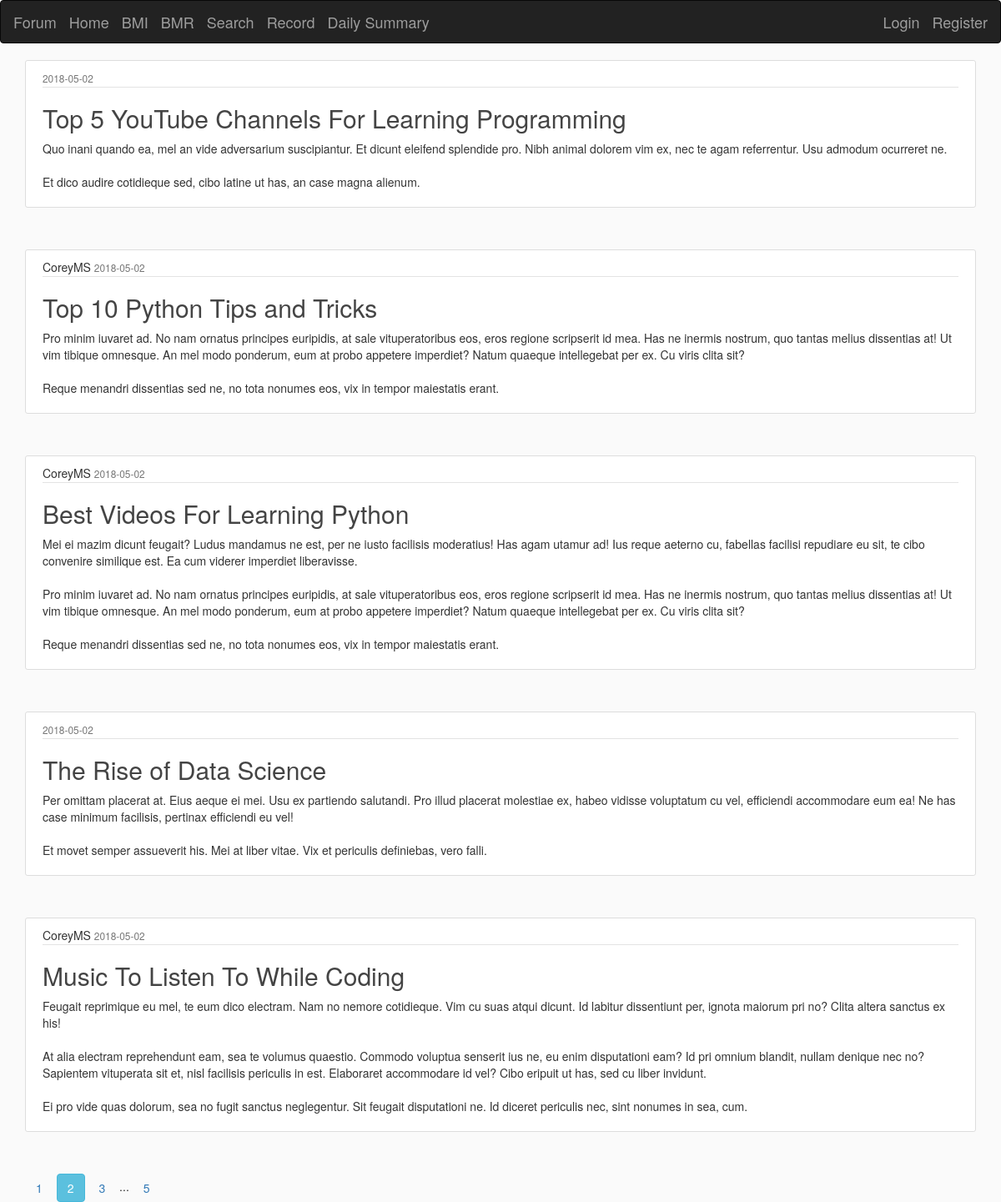
The page /home?page=2 on the database its author committed.
### app_folder/models.py (models this page shows, shortened)
class Post(db.Model):
    id = db.Column(db.Integer, primary_key=True)
    title = db.Column(db.String(100), nullable=False)
    date_posted = db.Column(db.DateTime, nullable=False, default=datetime.utcnow)
    content = db.Column(db.Text, nullable=False)
    user_id = db.Column(db.Integer, db.ForeignKey('user.id'), nullable=False)

class User(db.Model, UserMixin):
    id = db.Column(db.Integer, primary_key=True)
    username = db.Column(db.String(20), unique=True, nullable=False)
    email = db.Column(db.String(120), unique=True, nullable=False)
    password = db.Column(db.String(60), nullable=False)
    posts = db.relationship('Post', backref='author', lazy=True)

### app_folder/routes.py (the view)
@app.route("/")
@app.route("/home")
def home():
    page = request.args.get('page', 1, type=int)
    posts = Post.query.order_by(Post.date_posted.desc()).paginate(page=page, per_page=5)
    return render_template('home.html', posts=posts)

### app_folder/templates/home.html
{% extends "layout.html" %}
{% block content %}
    {% for post in posts.items %}
        <article class="media content-section">
          <div class="media-body">
            <div class="article-metadata">
              <span class="mr-2" >{{ post.author.username }}</span>
              <small class="text-muted">{{ post.date_posted.strftime('%Y-%m-%d') }}</small>
            </div>
            <h2><span class="article-title" >{{ post.title }}</span></h2>
            <p class="article-content">{{ post.content }}</p>
          </div>
        </article>
    {% endfor %}
    {% for page_num in posts.iter_pages(left_edge=1, right_edge=1, left_current=1, right_current=2) %}
      {% if page_num %}
        {% if posts.page == page_num %}
          <a class="btn btn-info mb-4" href="{{ url_for('home', page=page_num) }}">{{ page_num }}</a>
        {% else %}
          <a class="btn btn-outline-info mb-4" href="{{ url_for('home', page=page_num) }}">{{ page_num }}</a>
        {% endif %}
      {% else %}
        ...
      {% endif %}
    {% endfor %}
{% endblock content %}

### app_folder/static/main.css (style rules this page uses)
body { background: #fafafa; color: #333333; }
h1, h2, h3, h4, h5, h6 { color: #444444; }
.content-section { background: #ffffff; padding: 10px 20px; border: 1px solid #dddddd; border-radius: 3px; margin-bottom: 50px; }
.article-title { color: #444444; }
.article-content { white-space: pre-line; }
.article-metadata { padding-bottom: 1px; margin-bottom: 4px; border-bottom: 1px solid #e3e3e3 }

### rows shown on the page
Post: date_posted "2018-05-02", title "Top 5 YouTube Channels For Learning Programming", content "Quo inani quando ea, mel an vide adversarium suscipiantur. Et dicunt eleifend splendide pro. Nibh animal dolorem vim ex, nec te agam referrentur. Usu admodum ocurreret ne. Et dico audire cotidieque sed, cibo latine ut has, an case magna alienum."
Post: author.username "CoreyMS", date_posted "2018-05-02", title "Top 10 Python Tips and Tricks", content "Pro minim iuvaret ad. No nam ornatus principes euripidis, at sale vituperatoribus eos, eros regione scripserit id mea. Has ne inermis nostrum, quo tantas melius dissentias at! Ut vim tibique omnesque. An mel modo ponderum, eum at probo appetere imperdiet? Natum quaeque intellegebat per ex. Cu viris clita sit? Reque menandri dissentias sed ne, no tota nonumes eos, vix in tempor maiestatis erant."
Post: author.username "CoreyMS", date_posted "2018-05-02", title "Best Videos For Learning Python", content "Mei ei mazim dicunt feugait? Ludus mandamus ne est, per ne iusto facilisis moderatius! Has agam utamur ad! Ius reque aeterno cu, fabellas facilisi repudiare eu sit, te cibo convenire similique est. Ea cum viderer imperdiet liberavisse. Pro minim iuvaret ad. No nam ornatus principes euripidis, at sale vituperatoribus eos, eros regione scripserit id mea. Has ne inermis nostrum, quo tantas melius dissentias at! Ut vim tibique omnesque. An mel modo ponderum, eum at probo appetere imperdiet? Natum quaeque intellegebat per ex. Cu viris clita sit? Reque menandri dissentias sed ne, no tota nonumes eos, vix in tempor maiestatis erant."
Post: date_posted "2018-05-02", title "The Rise of Data Science", content "Per omittam placerat at. Eius aeque ei mei. Usu ex partiendo salutandi. Pro illud placerat molestiae ex, habeo vidisse voluptatum cu vel, efficiendi accommodare eum ea! Ne has case minimum facilisis, pertinax efficiendi eu vel! Et movet semper assueverit his. Mei at liber vitae. Vix et periculis definiebas, vero falli."
Post: author.username "CoreyMS", date_posted "2018-05-02", title "Music To Listen To While Coding", content "Feugait reprimique eu mel, te eum dico electram. Nam no nemore cotidieque. Vim cu suas atqui dicunt. Id labitur dissentiunt per, ignota maiorum pri no? Clita altera sanctus ex his! At alia electram reprehendunt eam, sea te volumus quaestio. Commodo voluptua senserit ius ne, eu enim disputationi eam? Id pri omnium blandit, nullam denique nec no? Sapientem vituperata sit et, nisl facilisis periculis in est. Elaboraret accommodare id vel? Cibo eripuit ut has, sed cu liber invidunt. Ei pro vide quas dolorum, sea no fugit sanctus neglegentur. Sit feugait disputationi ne. Id diceret periculis nec, sint nonumes in sea, cum."

### other values the page prints
{{ page_num }} "1" "3" "5"
{{ page_num }} "2"
